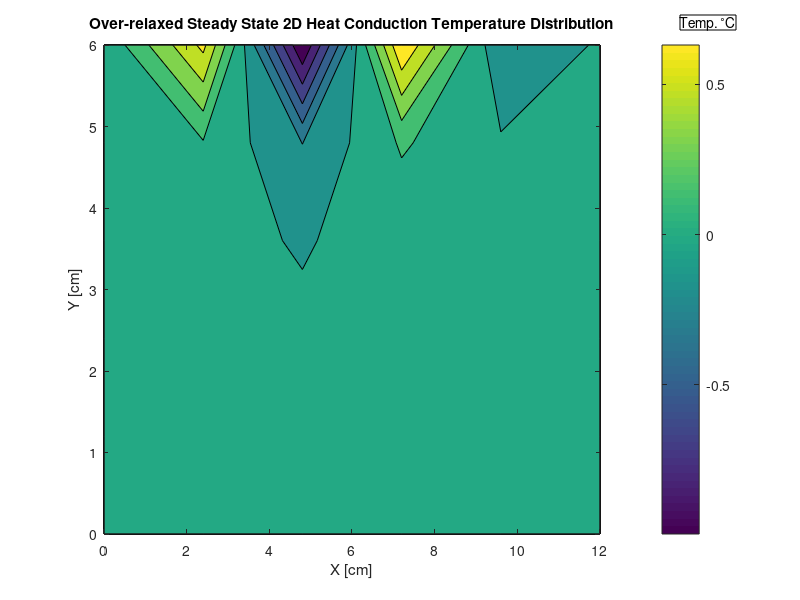
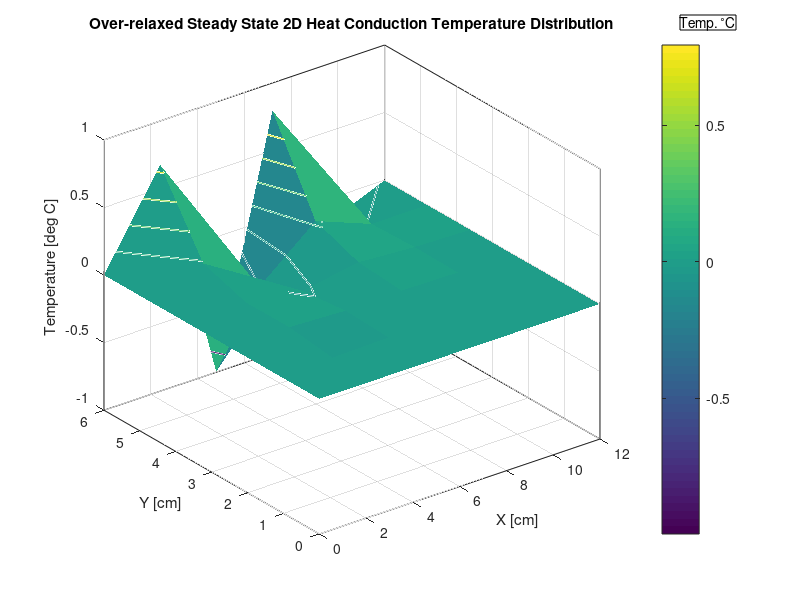
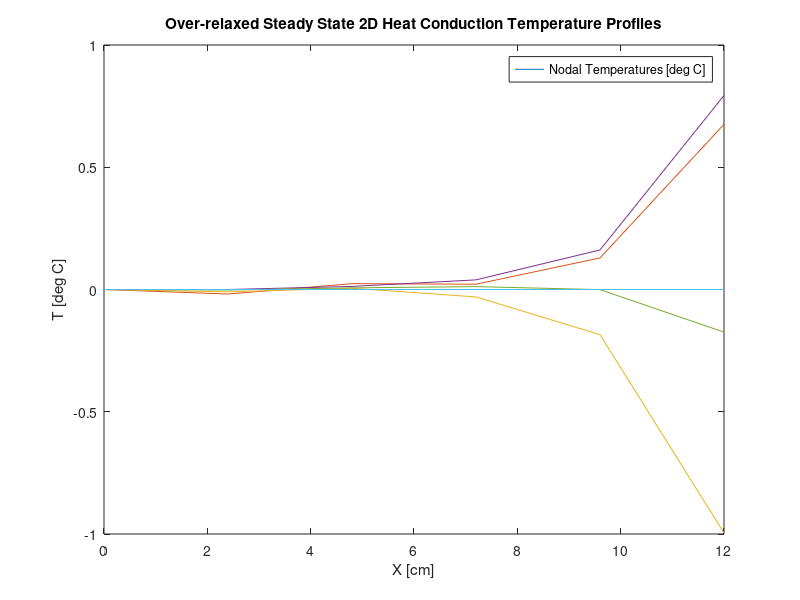

These charts were generated, in order, by the following MATLAB code:
% Suraj Kunthu                     %%% 
% Steady State 2D Heat Conduction  %%%
%%%%%%%%%%%%%%%%%%%%%%%%%%%%%%%%%%%%%%

% Liebmann Method
% Over-relaxation factor of Lambda, l = 1.5

% Clear all----------------------------------------------------------------
close all
clear all
clc

% Boundary Conditions------------------------------------------------------
a = 12;                     % Domain base [centimeters]
b = 6;                      % Domain height [centimeters]
%imax = 6;                  % Nodes in x-direction
imax = input ('Enter the amount of nodes in the x-direction '  );
%jmax = 3;                  % Nodes in y-direction
jmax = input ('Enter the amount of nodes in the y-direction '  );
dx = a/imax;                % x-direction step size [cm]
dy = b/jmax;                % y-direction step size [cm]
l = 1.5;                    % Over-relaxation factor
T_bottom = 0;               % [deg C]
T_left = 0;                 % [deg C]
T_right = 0;                % [deg C]
T_top = sin(0:dx:a);        % [deg C]

x = linspace(0, a, dx);     % x-vector from (0)-(a) with (dx) divisions
y = linspace(0, b, dy);     % y-vector from (0)-(b) with (dy) divisions

T = zeros(jmax+1, imax+1);  % Generate "intial guess" matrix T of i*j dimensions

T(jmax+1, 1:imax+1) = T_top;    % Top Temp. Boundary Condition
T(1, 1:imax+1) = 0;             % Bottom Temp Boundary Condition
T(1:jmax+1, 1) = 0;             % Left Temp. Boundary Condition
T(1:jmax+1, imax+1) = 0;        % Right Temp. Boundary Condition

k=0;                              % Initial Counter
%iterations = 3                   % Number of iterations
iterations = input('Enter the number of iterations '   );
for k = 1:iterations;             % Counter
   k = k+1;                       % Counter step
   To = T;                        % To = Old stored temperature per iteration
    for i = 2:(jmax+1)-1;         % Interior Nodes in x-direction
      for j = 2:(imax+1)-1;       % Interior Nodes in y-direction
          
          % Liebmann Method Finite Difference Equation
         T1(i,j) = 0.25*(T(i+1,j) + T(i-1,j) + T(i,j-1) + T(i,j+1));
          % Over-relaxation formula
         T(i,j)=l*T1(i,j)+(1-l)*T(i,j);
      end
    end
end

T(3, 1:(imax+1))
Total_Nodes_in_Mesh = (imax+1)*(jmax+1)

% Graph Setup
sizex=0:dx:a;
sizey=0:dy:b;
figure(1)
contourf(sizex,sizey,T)
colorbar
xlabel({'X [cm]'});
ylabel({'Y [cm]'});
title('Over-relaxed Steady State 2D Heat Conduction Temperature Distribution')
annotation('textbox',[0.85, 0.95, 0.1, 0.03],'String',{'Temp. ^{\circ}C'});

figure(2)
contour3(sizex,sizey,T); hold on; surf(sizex,sizey,T, 'Edgecolor', 'none');
colorbar
xlabel({'X [cm]'});
ylabel({'Y [cm]'});
zlabel({'Temperature [deg C]'})
title('Over-relaxed Steady State 2D Heat Conduction Temperature Distribution')
annotation('textbox',[0.85, 0.95, 0.1, 0.03],'String',{'Temp. ^{\circ}C'});

figure(3)
plot(sizex, T)%T(3, 1:(imax+1)))
xlabel({'X [cm]'});
ylabel({'T [deg C]'});
title('Over-relaxed Steady State 2D Heat Conduction Temperature Profiles')
legend('Nodal Temperatures [deg C]')
